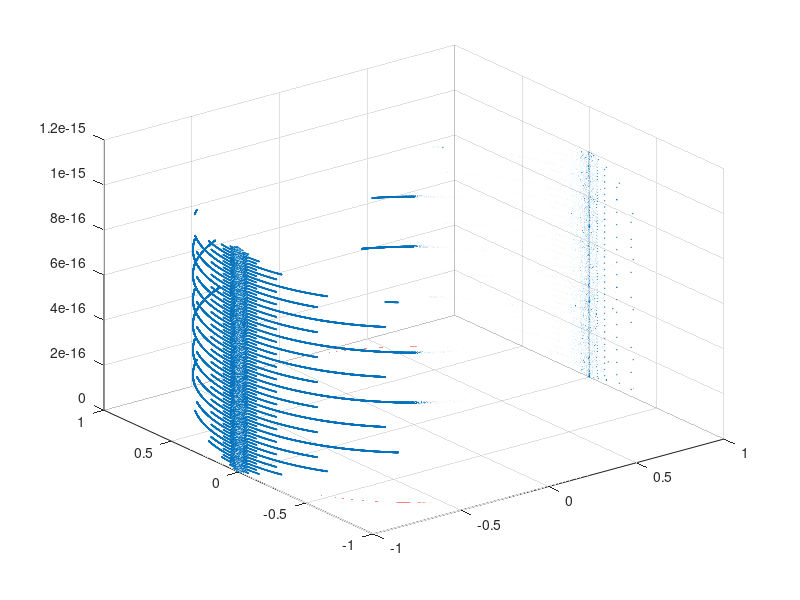

This chart was generated by the following MATLAB code: (Note: this script raises an error after producing the figure.)
dtht = 1e-5;
tht = [0:dtht:2*pi];

delta = 1e-15;
y = mod(tan(tht),delta);
yNZ = find(y);

scatter3(cos(tht(yNZ)),sin(tht(yNZ)),y(yNZ),.15); hold on;
plot3(cos(tht),sin(tht),tht*0,'r--','LineWidth',.1);

title("Rational Solutions of tan(\theta) out to \Delta = " + delta, "d\theta = " + dtht)